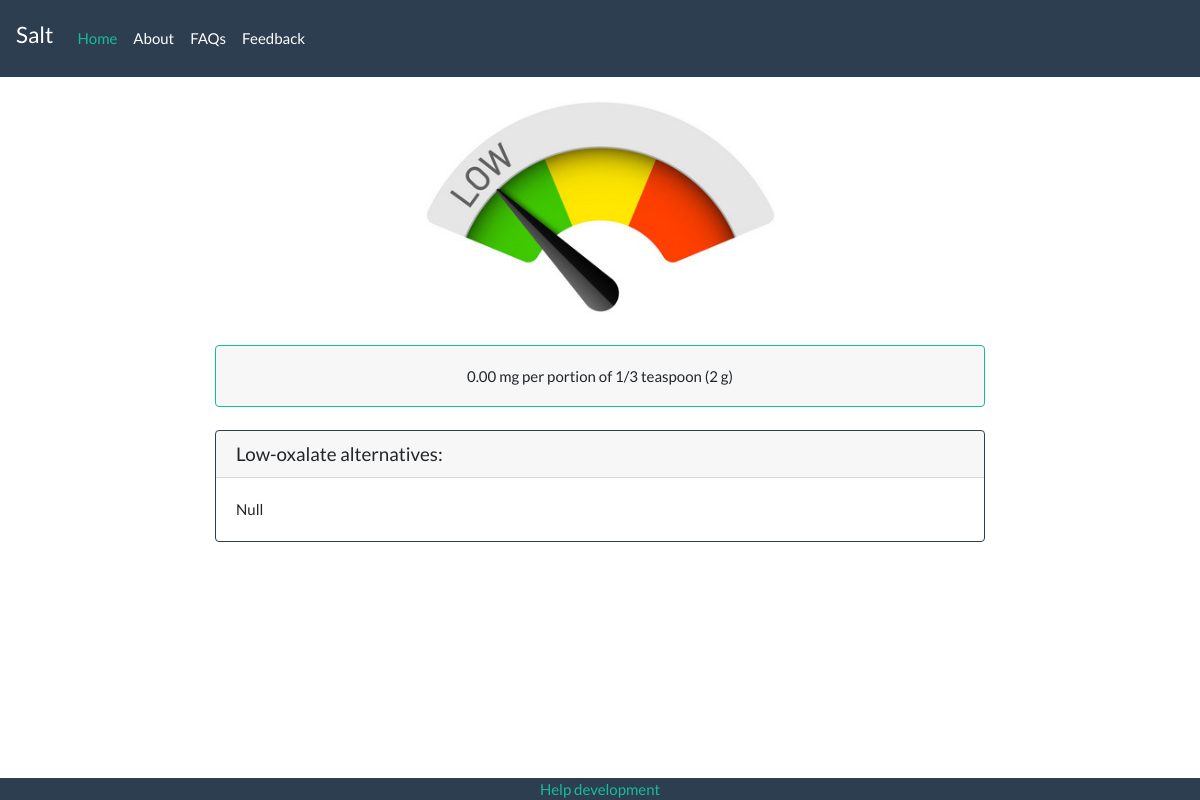
Page /lookup/i/Salt/ on the earlier database version.
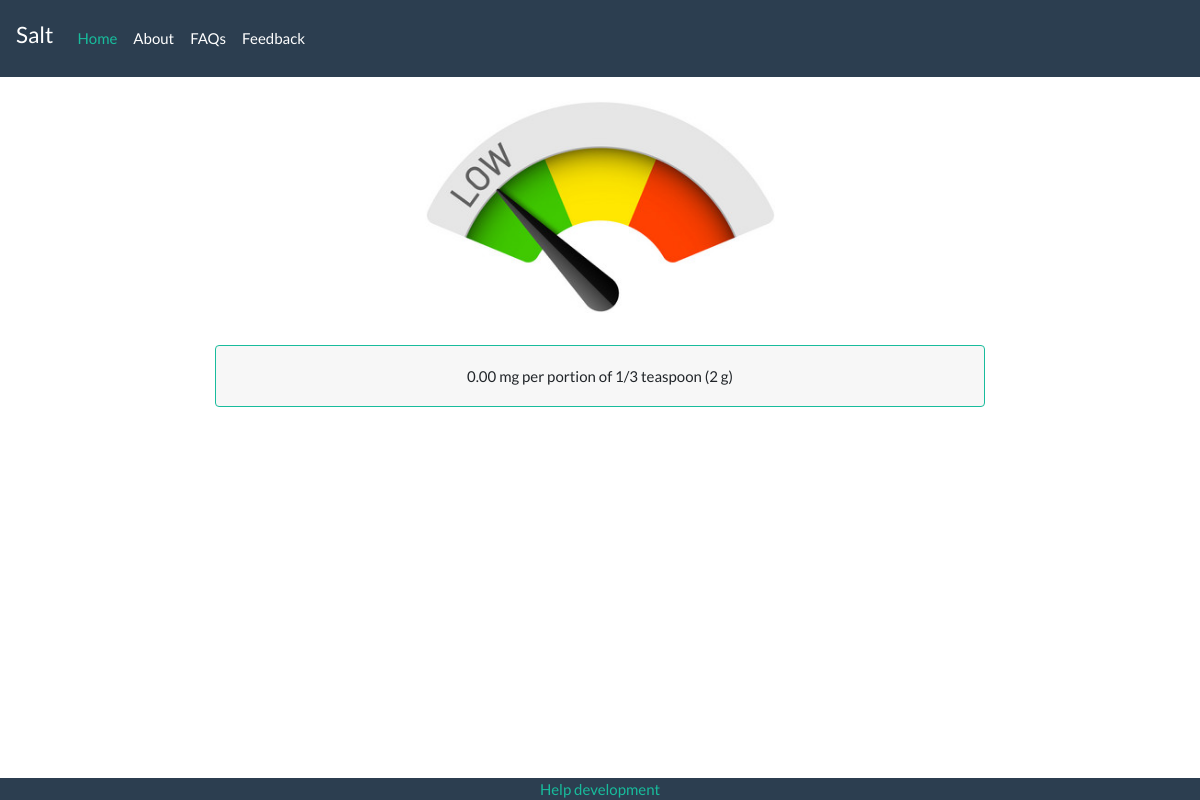
Same page on the later database version.
### lookup/models.py (models this page shows, shortened)
class Ingredient(models.Model):
	name = models.CharField(max_length=50)
	portion_desc = models.CharField(max_length=50)
	portion_grams = models.IntegerField()
	alternatives = models.CharField(max_length=200)
	ox_per_100g = models.DecimalField(max_digits=5, decimal_places=2)
	sources = models.TextField()
	@property
	def ox_per_portion(self):
		return self.portion_grams * (self.ox_per_100g / 100)

### lookup/views.py (the view)
# urls.py: path('i/<ingr_name>/', views.ingredient, name='ingredient'),
def ingredient(request, ingr_name):
	ingredient = get_object_or_404(Ingredient, name=ingr_name)
	context = {
		'name': ingr_name,
		'sources': ingredient.sources,
		'ox_per_portion': ingredient.ox_per_portion,
		'portion_desc': ingredient.portion_desc,
		'portion_grams': ingredient.portion_grams,
		'alternatives': ingredient.alternatives,
	}
	return render(request, 'ingredient.html', context)

### lookup/templates/ingredient.html (shortened to what this page needs)
{% extends 'base.html' %}
{% block custom_css %}
{% load static %}
<link rel="stylesheet" type="text/css" href="{% static 'css/mealingredient.css' %}">
{% endblock %}
{% block navbar_main %}
{{ name }}
{% endblock %}
{% block content %}
<section class="jumbotron">
	<div class="container text-center">
    <br>
    {% if ox_per_portion <= 10 %}
		  <img src="{% static 'lookup/low.png' %}" class="img-fluid w-100" alt="My image">
    {% elif ox_per_portion <= 25 %}
      <img src="{% static 'lookup/mod.png' %}" class="img-fluid w-100" alt="My image">
    {% else %}
      <img src="{% static 'lookup/high.png' %}" class="img-fluid w-100" alt="My image">
    {% endif %}
	</div>
</section>
<div class="container">
  <div class="accordion" id="accordionExample">
    <div class="card border-success">
      <div class="card-header" id="headingOne">
        <h2 class="mb-0">
          <button class="btn btn-block text-center" type="button" data-toggle="collapse" data-target="#collapseOne" aria-expanded="true" aria-controls="collapseOne">
            {{ ox_per_portion }} mg per portion of {{ portion_desc }} ({{ portion_grams }} g)
          </button>
        </h2>
      </div>
    </div>
  </div>
</div>
<br>
{% if alternatives != 'none' %}
  <div class="container">
    <div class="card border-primary">
        <h5 class="card-header">Low-oxalate alternatives:</h5>
        <div class="card-body">
          {{ alternatives }}
        </div>
    </div>
  </div>
{% endif %}
<div class="bg-primary fixed-bottom">
      <div class="container">
      <div class="row justify-content-center">
        <div class="text-center">
          <a href="#">Help development</a>
        </div>
      </div>
    </div>
</div>
{% endblock %}

### oxalate/templates/base.html (shortened to what this page needs)
<!doctype html>
<html lang="en">
  <head>
    <link rel="stylesheet" href="https://stackpath.bootstrapcdn.com/bootswatch/4.5.2/flatly/bootstrap.min.css">
    {% block custom_css %}{% endblock %}
    <link rel="stylesheet" type="text/css" href="{% static 'css/base.css' %}">
  <nav class="navbar navbar-expand-lg navbar-dark bg-primary">
  <a class="navbar-brand" href="{% url 'lookup' %}"><h4>{% block navbar_main %}{% endblock %}</h4></a>
  <div class="collapse navbar-collapse" id="navbarText">
    <ul class="navbar-nav mr-auto">
      <li class="nav-item active">
        <a class="nav-link" href="{% url 'lookup' %}">Home<span class="sr-only">(current)</span></a>
      </li>
      <li class="nav-item">
        <a class="nav-link" href="{% url 'about' %}">About</a>
      </li>
      <li class="nav-item">
        <a class="nav-link" href="{% url 'faqs' %}">FAQs</a>
      </li>
      <li class="nav-item">
        <a class="nav-link" href="{% url 'feedback' %}">Feedback</a>
      </li>
    </ul>
  </div>
</nav>
  </head>
  <body>
    {% block content %}{% endblock %}
  </body>
</html>

### lookup/static/css/mealingredient.css (style rules this page uses)
.container { max-width: 800px; }
.img-fluid { max-width: 350px; }
.jumbotron { padding: 0px; background-color:transparent !important; }

Differences in the rows shown:
changed Ingredient "Salt": alternatives "Null" → (not shown)
Other differences:
text no longer shown: "Low-oxalate alternatives:"
